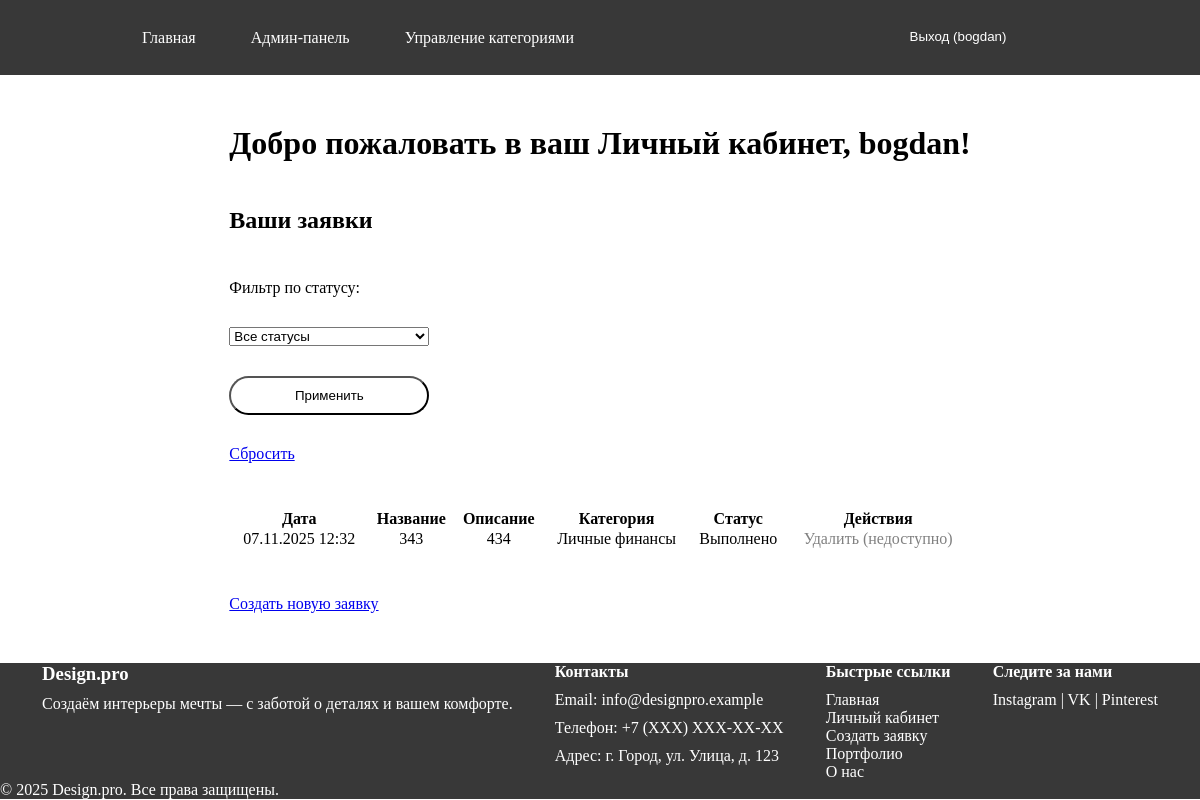
The app's page /main/user_dashboard/ (signed in) with its own data.
### main/models.py (models this page shows, shortened)
class DesignRequest(models.Model):
    STATUS_CHOICES = [
        ('new', 'Новая'),
        ('in_progress', 'Принято'),
        ('complited', 'Выполнено'),
    ]
    user = models.ForeignKey(User, on_delete=models.CASCADE, related_name='requests')
    title = models.CharField(max_length=200, null=False, blank=False, verbose_name='Заголовок')
    description = models.TextField(null=False, blank=False, verbose_name='Описание')
    category = models.ForeignKey(Category, on_delete=models.CASCADE)
    plan_image = models.ImageField(upload_to='plan_img/', validators=[validate_image_extension_and_size])
    status = models.CharField(max_length=20, choices=STATUS_CHOICES, default='new')
    created_at = models.DateTimeField(auto_now_add=True)
    design_image = models.ImageField(upload_to='design_img/', validators=[validate_image_extension_and_size], blank=True, null=True)
    admin_comment = models.TextField(null=True, blank=True)
    class Meta:
        verbose_name = 'Заявка на дизайн'
        verbose_name_plural = "Заявки на дизайн"
        ordering = ['-created_at']

class Category(models.Model):
    name = models.CharField(max_length=100, unique=True)
    class Meta:
        verbose_name= 'Категория'
        verbose_name_plural = "Категории"

### main/views.py (the view)
# urls.py: path('user_dashboard/', views.user_dashboard, name='user_dashboard'),
@login_required()
def user_dashboard(request):
    user_requests = DesignRequest.objects.filter(user = request.user)
    status_filter = request.GET.get('status')
    if status_filter :
        user_requests = user_requests.filter(status = status_filter)
    return render(request, 'main_app/user_dashboard.html', {'requests': user_requests})

### templates/main_app/user_dashboard.html (shortened to what this page needs)
{% extends "base.html" %}
{% block content %}
    <h1>Добро пожаловать в ваш Личный кабинет, {{ user.username }}!</h1>
    <h2>Ваши заявки</h2>
    <form method="get">
        <label for="status_filter">Фильтр по статусу:</label>
        <select name="status" id="status_filter">
            <option value="">Все статусы</option>
        </select>
        <button type="submit">Применить</button>
        <a href="{% url 'user_dashboard' %}">Сбросить</a>
    </form>
    {% if requests %}
        <table>
            <thead>
                <tr>
                    <th>Дата</th>
                    <th>Название</th>
                    <th>Описание</th>
                    <th>Категория</th>
                    <th>Статус</th>
                    <th>Действия</th>
                </tr>
            </thead>
            <tbody>
                {% for req in requests %}
                    <tr>
                        <td>{{ req.created_at|date:"d.m.Y H:i" }}</td>
                        <td>{{ req.title }}</td>
                        <td>{{ req.description}}</td>
                        <td>{{ req.category.name }}</td>
                        <td>{{ req.get_status_display }}</td>
                        <td>
                            {% if req.status == 'new' %}
                                <a href="{% url 'delete_request' req.id %}">Удалить</a>
                            {% else %}
                                <span style="color: grey;">Удалить (недоступно)</span>
                            {% endif %}
                        </td>
                    </tr>
                {% endfor %}
            </tbody>
        </table>
    {% else %}
        <p>У вас пока нет заявок.</p>
    {% endif %}
    <p><a href="{% url 'create_request' %}">Создать новую заявку</a></p>
{% endblock %}

### templates/base.html (shortened to what this page needs)
<!DOCTYPE html>
<html lang="ru">
<head>
    {% load static %}
    <link rel="stylesheet" href="{% static 'css/style.css' %}">
</head>
<body>
<header class='wrapper'>
    <nav>
        <div>
            <a href="{% url 'home' %}">Главная</a>
            {% if user.is_authenticated %}
                {% if user.is_staff %}
                    <a href="{% url 'admin_dashboard' %}">Админ-панель</a>
                    <a href="{% url 'manage_categories' %}">Управление категориями</a>
                {% else %}
                    <a href="{% url 'user_dashboard' %}">Личный кабинет</a>
                    <a href="{% url 'create_request' %}">Создать заявку</a>
                {% endif %}
                </div>
                <div class="link-register">
                <li>
                    <form method="post" action="{% url 'logout' %}">
                        <button type="submit" class="logoutBase">
                            Выход ({{ user.username }})
                        </button>
                    </form>
                </li>
            {% else %}
                <a href="{% url 'login' %}">Вход</a>
                <a href="{% url 'register' %}">Регистрация</a>
            {% endif %}
            </div>
    </nav>
</header>
<main class='wrapper'>
    {% block content %}
    {% endblock %}
</main>
<footer class="wrapper">
    <div class="footer-container">
        <div class="footer-section">
            <h3>Design.pro</h3>
            <p>Создаём интерьеры мечты — с заботой о деталях и вашем комфорте.</p>
        </div>
        <div class="footer-section">
            <h4>Контакты</h4>
            <p>Email: info@designpro.example</p>
            <p>Телефон: +7 (XXX) XXX-XX-XX</p>
            <p>Адрес: г. Город, ул. Улица, д. 123</p>
        </div>
        <div class="footer-section">
            <h4>Быстрые ссылки</h4>
            <ul>
                <li><a href="{% url 'home' %}">Главная</a></li>
                <li><a href="{% url 'user_dashboard' %}">Личный кабинет</a></li>
                <li><a href="{% url 'create_request' %}">Создать заявку</a></li>
                <li><a href="#">Портфолио</a></li>
                <li><a href="#">О нас</a></li>
            </ul>
        </div>
        <div class="footer-section">
            <h4>Следите за нами</h4>
            <div class="social-links">
                <a href="#" target="_blank">Instagram</a> |
                <a href="#" target="_blank">VK</a> |
                <a href="#" target="_blank">Pinterest</a>
            </div>
        </div>
    </div>
    <p>&copy; {% now "Y" %} Design.pro. Все права защищены.</p>
</footer>
</body>
</html>

### static/css/style.css (style rules this page uses)
* { padding: 0; margin: 0; box-sizing: border-box; }
.wrapper { width: 100%; }
header { background-color: rgba(0, 0, 0, 0.78); }
header > nav { display: flex; height: 75px; margin: auto; justify-content: space-around; align-content: center; flex-wrap: wrap; }
header > nav > div { display: flex; flex-wrap: wrap; gap: 55px; }
body { display: flex; flex-direction: column; gap: 50px; }
main { display: flex; flex-direction: column; gap: 45px; justify-content: space-around; align-content: space-around; flex-wrap: wrap; }
.logoutBase { background: none; border: none; padding: 0; text-decoration: underline; cursor: pointer; color: #14aa56; }
li { list-style-type: none; }
footer a, header a, .logoutBase { text-decoration: none; color: #ffffff; }
footer { background-color: rgba(0, 0, 0, 0.78); color: white; }
.footer-container { display: flex; justify-content: space-evenly; }
.footer-container > div { display: flex; flex-direction: column; gap: 10px; }
td { text-align: center; }
.btn-danger, main button { border-radius: 50px; padding: 10px 15px; background-color: white; }
form { display: flex; flex-direction: column; width: 200px; gap: 30px; }

### records on screen
DesignRequest: created_at "07.11.2025 12:32", title "343", description "434", category.name "Личные финансы", status "Выполнено", shows "Удалить (недоступно)"

### other values on screen
{{ user.username }} "bogdan"
